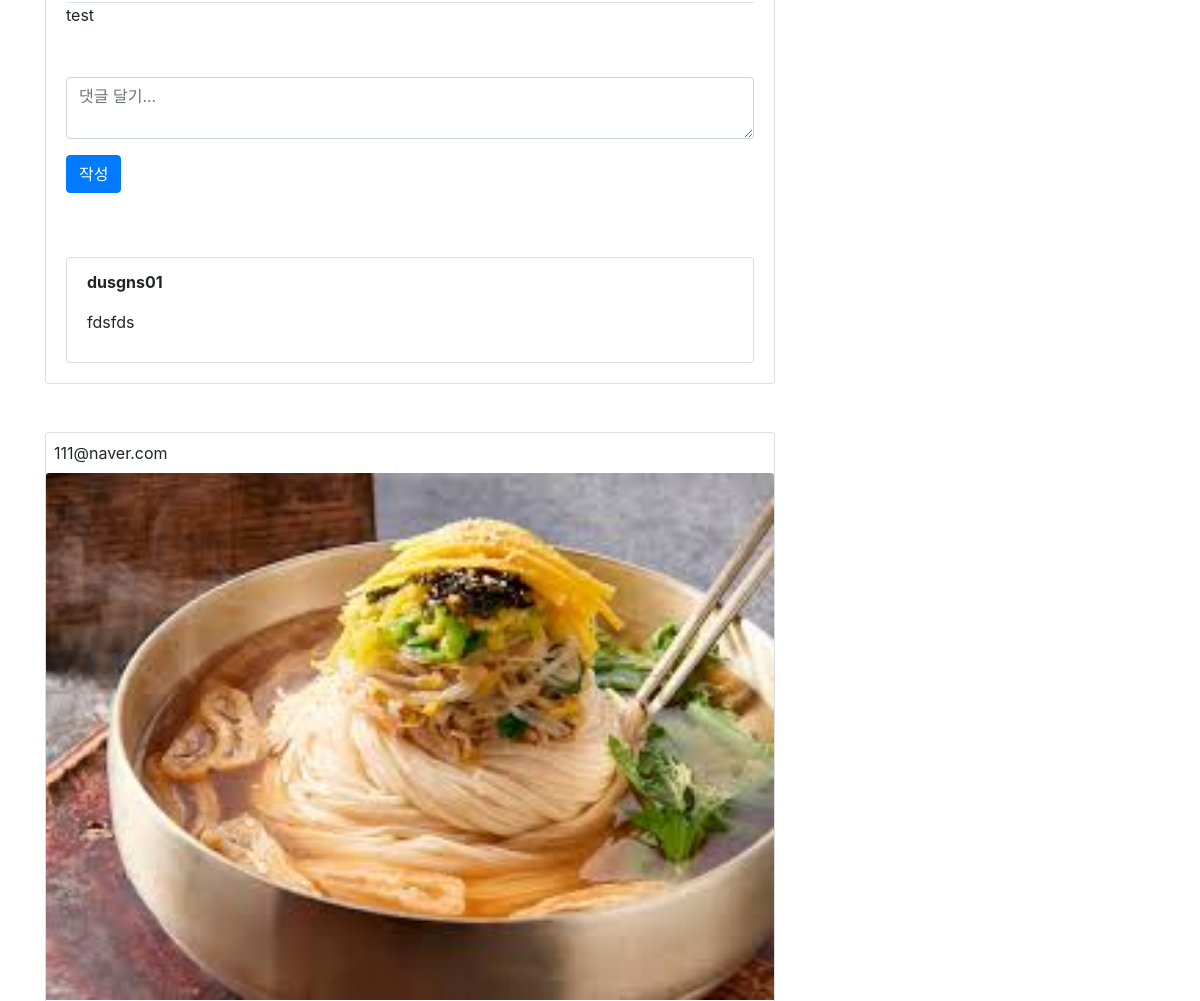
/ (middle part), run on an earlier commit of the app's database.
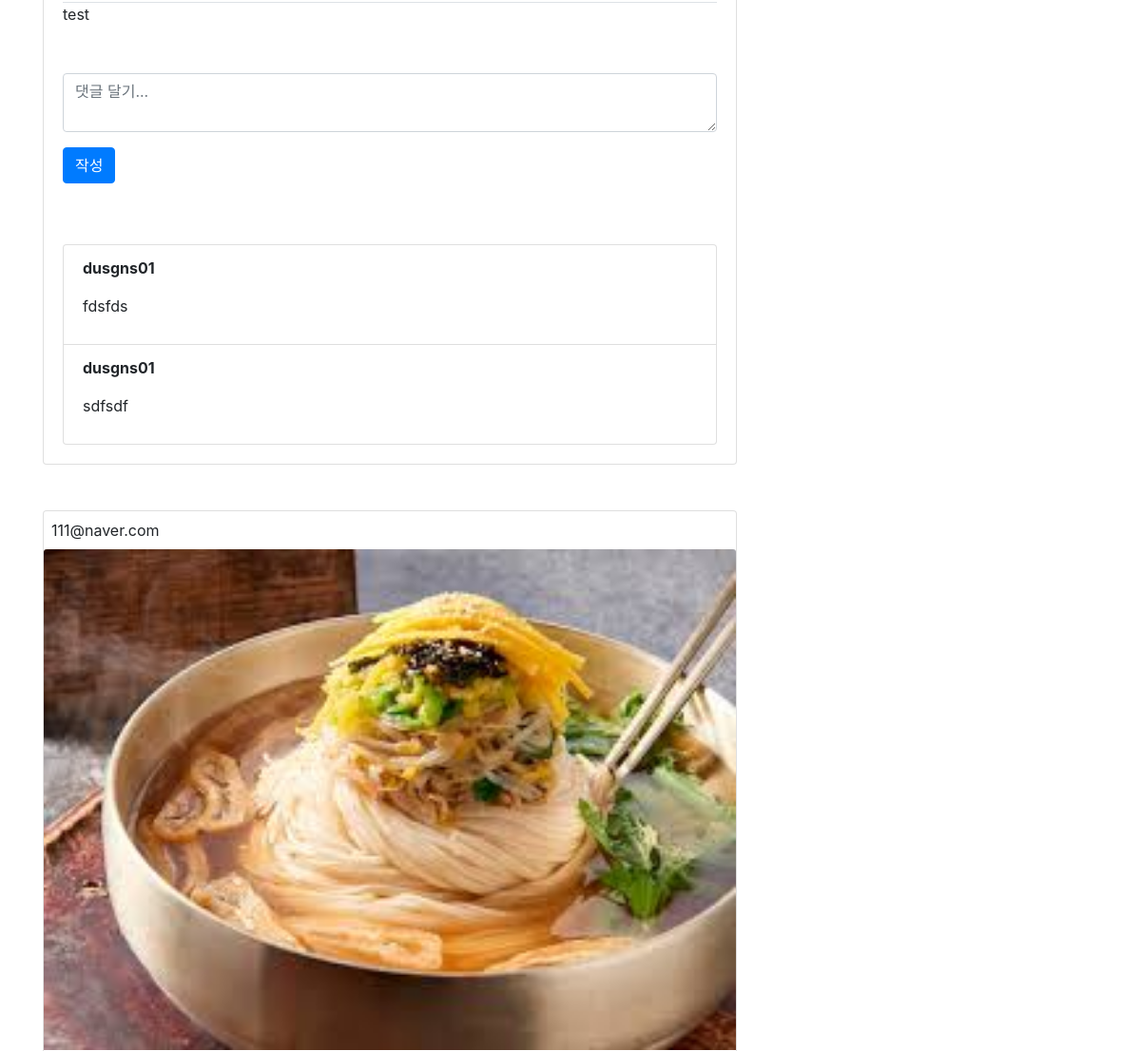
And on a later commit of the database.
### posts/models.py (models this page shows)
class Post(models.Model):
    title = models.CharField(max_length=50, null=False)
    content = models.TextField()
    view_count = models.IntegerField(default=0)
    image = models.ImageField(upload_to="image/post")
    user = models.ForeignKey(User, on_delete = models.CASCADE)
    like_user_set = models.ManyToManyField(User, blank=True, related_name='like_user_set', through='Like')
    created_at = models.DateTimeField(auto_now_add=True)
    updated_at = models.DateTimeField(auto_now=True)
    @property
    def like_count(self):
        return self.like_user_set.count()

class Comment(models.Model):
    post = models.ForeignKey(Post, on_delete = models.CASCADE, related_name='comments')
    user = models.ForeignKey(User, on_delete = models.CASCADE)
    content = models.TextField()
    created_at = models.DateTimeField(auto_now_add=True)
    updated_at = models.DateTimeField(auto_now=True)

### django_sns/views.py (the view)
# urls.py: 2. Add a URL to urlpatterns:  path('', views.home, name='home')
def home(request):
    context = {
        'user': request.user,
        'posts': Post.objects.all(),
        'comments': Comment.objects.all()
    }
    return render(request, 'home.html', context)

### templates/home.html (shortened to what this page needs)
{% extends 'base.html' %}
{% block content %}
<div class="sns-container">
    <div class="row">
        <div class="col-8">
            {% for post in posts %}
                <div class="card mb-5 sns-card">
                    <div class="row pt-2 pr-2 pl-2 pb-2">
                        <div class="col">
                            <span>{{ post.user.username }}</span>
                        </div>
                    </div>
                    {% if post.image %}
                        <img class="card-img-top" src="{{ post.image.url }}" alt="Card image cap">
                    {% endif %}
                    <div class="card-body">
                        <div class="comment-section border-top">
                        {{ post.content }}
                            <form action="{% url 'posts:create_comment' post.id %}" method="POST" style="margin-top: 50px;" class="create-comment-form">
                                <div class="form-group">
                                    <textarea class="form-control" name="content" placeholder="댓글 달기..." required></textarea>
                                </div>
                                <button type="submit" class="btn btn-primary comment-submit-button">작성</button>
                            </form><br>
                            {% if post.comments %}
                                <ul class="list-group" id="comments-list-{{ post.pk }}" style="margin-top: 40px;">
                                    {% for comment in post.comments.all %}
                                        {% include 'comments/_comment.html' with comment=comment user=user %}
                                    {% endfor %}
                                </ul>
                            {% endif %}
                        </div>
                    </div>
                </div>
            {% endfor %}
        </div>
        <div class="col-4">
        </div>
    </div>
</div>
{% endblock %}

### posts/templates/comments/_comment.html (shortened to what this page needs)
<li class="list-group-item" id="comment-{{ comment.pk }}">
    <p>
        <b>{{ comment.user.username }}</b>
    </p>
    <p>{{ comment.content }}</p>
</li>

What changed in the data, as far as the page shows it:
added Comment: user.username "dusgns01", content "sdfsdf", shown under Post "test"
